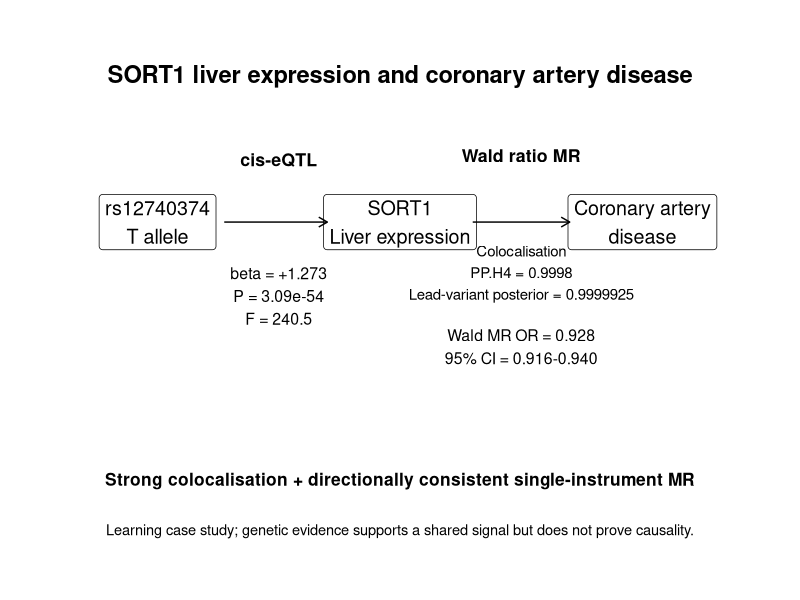

Generate this figure with R:
library(ggplot2)

p <- ggplot() +
  xlim(0, 12) + ylim(0, 7) + theme_void() +
  annotate("label", x = 2, y = 4.5,
           label = "rs12740374\nT allele", size = 5, linewidth = 0.7) +
  annotate("label", x = 6, y = 4.5,
           label = "SORT1\nLiver expression", size = 5, linewidth = 0.7) +
  annotate("label", x = 10, y = 4.5,
           label = "Coronary artery\ndisease", size = 5, linewidth = 0.7) +
  annotate("segment", x = 3.1, xend = 4.8, y = 4.5, yend = 4.5,
           arrow = arrow(length = unit(0.25, "cm"))) +
  annotate("segment", x = 7.2, xend = 8.8, y = 4.5, yend = 4.5,
           arrow = arrow(length = unit(0.25, "cm"))) +
  annotate("text", x = 4, y = 5.3,
           label = "cis-eQTL", fontface = "bold", size = 4.5) +
  annotate("text", x = 4, y = 3.55,
           label = "beta = +1.273\nP = 3.09e-54\nF = 240.5", size = 4) +
  annotate("text", x = 8, y = 5.35,
           label = "Wald ratio MR", fontface = "bold", size = 4.5) +
  annotate("text", x = 8, y = 3.85,
           label = "Colocalisation\nPP.H4 = 0.9998\nLead-variant posterior = 0.9999925", size = 3.8) +
  annotate("text", x = 8, y = 2.9,
           label = "Wald MR OR = 0.928\n95% CI = 0.916-0.940", size = 4) +
  annotate("text", x = 6, y = 6.4,
           label = "SORT1 liver expression and coronary artery disease",
           fontface = "bold", size = 6) +
  annotate("text", x = 6, y = 1.2,
           label = "Strong colocalisation + directionally consistent single-instrument MR",
           fontface = "bold", size = 4.4) +
  annotate("text", x = 6, y = 0.55,
           label = "Learning case study; genetic evidence supports a shared signal but does not prove causality.",
           size = 3.7)

dir.create("results/figures", recursive = TRUE, showWarnings = FALSE)
ggsave("results/figures/SORT1_CAD_summary.png", p,
       width = 11, height = 6, dpi = 300, bg = "white")
